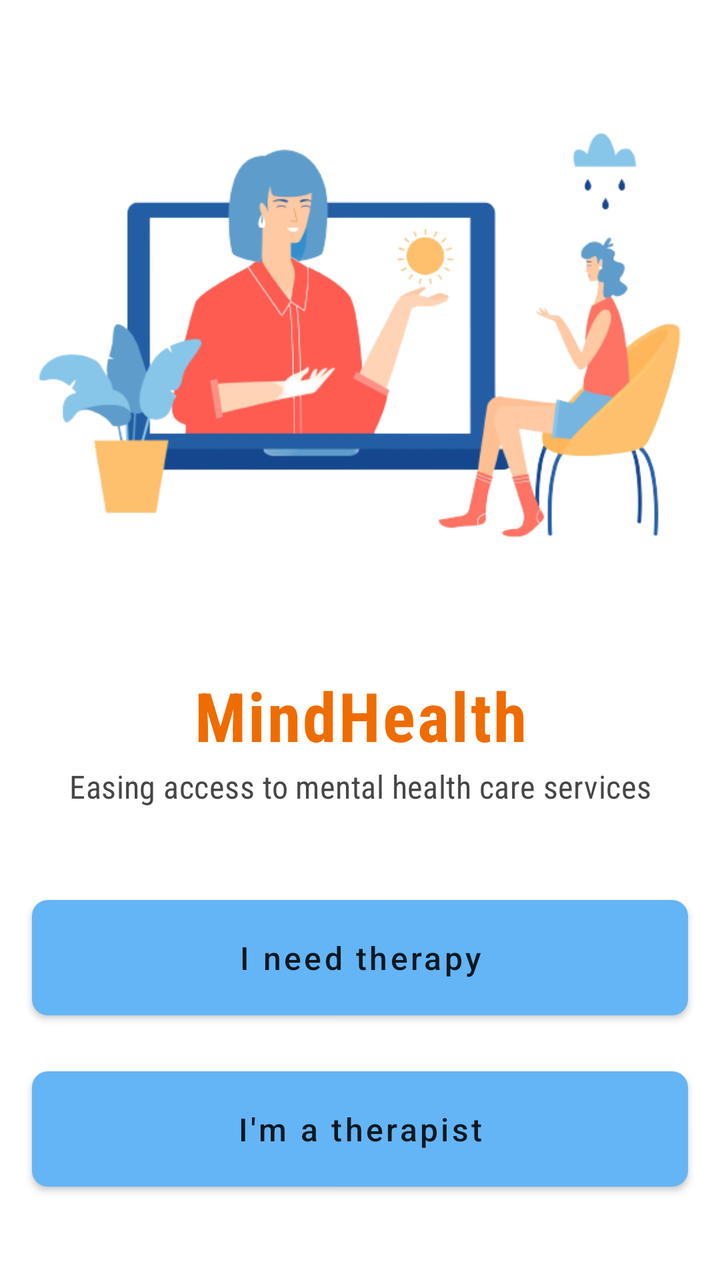
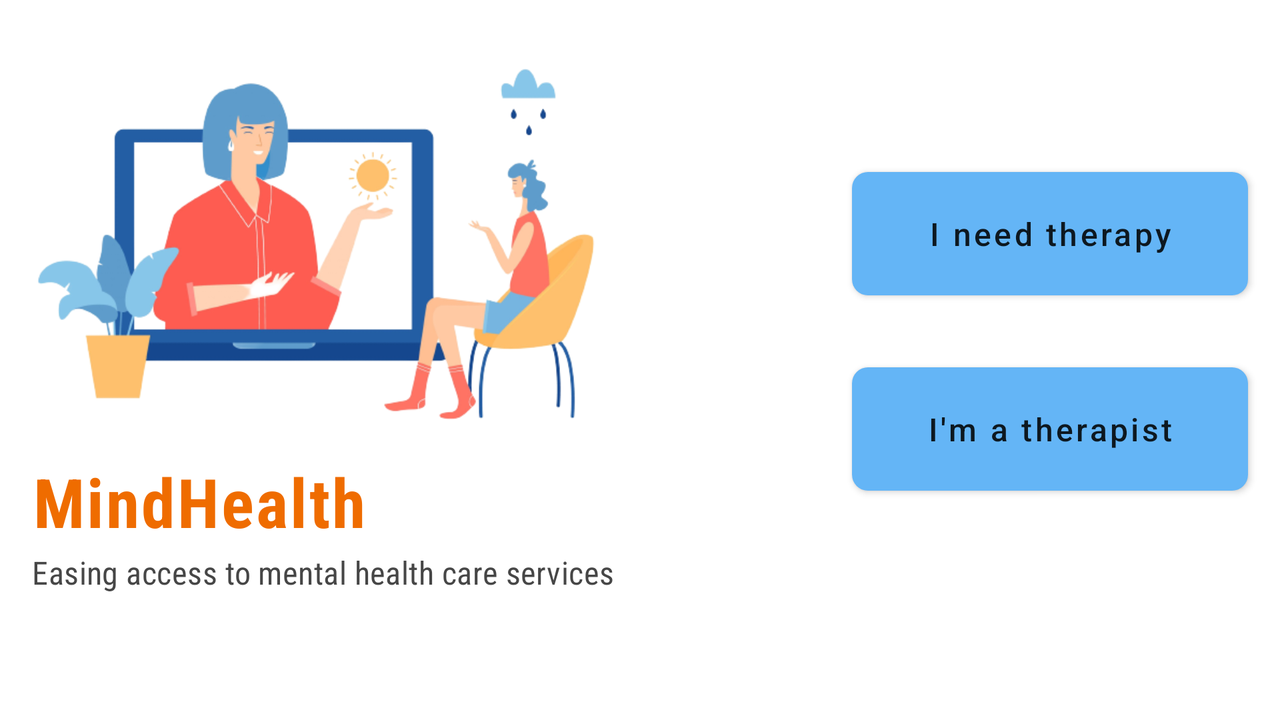

Compare how this app lays out the same screen by default and in its alternative resource folder. The renders come first, then the two layout files and the values they reference.
<!-- AndroidManifest.xml: application theme Theme.MindHealth -->
<!-- res/layout/activity_role_selection.xml -->
<?xml version="1.0" encoding="utf-8"?>
<ScrollView
    xmlns:android="http://schemas.android.com/apk/res/android"
    xmlns:app="http://schemas.android.com/apk/res-auto"
    android:layout_width="match_parent"
    android:layout_height="match_parent">
    <androidx.constraintlayout.widget.ConstraintLayout
        android:layout_width="match_parent"
        android:layout_height="wrap_content">

        <ImageView
            android:id="@+id/imageView"
            android:layout_width="0dp"
            android:layout_height="wrap_content"
            android:layout_marginStart="@dimen/screen_margin"
            android:layout_marginEnd="@dimen/screen_margin"
            android:importantForAccessibility="no"
            app:layout_constraintEnd_toEndOf="parent"
            app:layout_constraintHorizontal_bias="0.0"
            app:layout_constraintStart_toStartOf="parent"
            app:layout_constraintTop_toTopOf="parent"
            app:srcCompat="@drawable/online_counselling" />

        <TextView
            android:id="@+id/app_name_role_screen"
            android:layout_width="0dp"
            android:layout_height="wrap_content"
            android:layout_marginStart="@dimen/screen_margin"
            android:layout_marginEnd="@dimen/screen_margin"
            android:fontFamily="sans-serif-condensed"
            android:gravity="center_horizontal"
            android:text="@string/app_name"
            android:textAppearance="@style/RoleScreenTextTitle"
            app:layout_constraintEnd_toEndOf="parent"
            app:layout_constraintStart_toStartOf="parent"
            app:layout_constraintTop_toBottomOf="@+id/imageView" />

        <TextView
            android:id="@+id/txv_subtitle_role_screen"
            android:layout_width="0dp"
            android:layout_height="wrap_content"
            android:layout_marginStart="@dimen/screen_margin"
            android:layout_marginTop="2dp"
            android:layout_marginEnd="@dimen/screen_margin"
            android:fontFamily="sans-serif-condensed"
            android:gravity="center_horizontal"
            android:text="@string/role_screen_text_subtitle"
            android:textAppearance="@style/ScreenTextSubTitle"
            app:layout_constraintEnd_toEndOf="parent"
            app:layout_constraintHorizontal_bias="0.0"
            app:layout_constraintStart_toStartOf="parent"
            app:layout_constraintTop_toBottomOf="@+id/app_name_role_screen" />

        <com.google.android.material.button.MaterialButton
            android:id="@+id/btn_patient_selection"
            style="@style/ButtonText"
            android:layout_width="0dp"
            android:layout_height="wrap_content"
            android:layout_marginStart="@dimen/screen_margin"
            android:layout_marginTop="40dp"
            android:layout_marginEnd="@dimen/screen_margin"
            android:fontFamily="sans-serif-condensed-medium"
            android:paddingVertical="18dp"
            android:text="@string/btn_patient_selection_text"
            android:textAppearance="@style/ButtonText"
            android:textSize="16sp"
            app:layout_constraintEnd_toEndOf="parent"
            app:layout_constraintStart_toStartOf="parent"
            app:layout_constraintTop_toBottomOf="@+id/txv_subtitle_role_screen" />

        <com.google.android.material.button.MaterialButton
            android:id="@+id/btn_therapist_selection"
            style="@style/ButtonText"
            android:layout_width="0dp"
            android:layout_height="wrap_content"
            android:layout_marginStart="@dimen/screen_margin"
            android:layout_marginTop="@dimen/screen_margin"
            android:layout_marginEnd="@dimen/screen_margin"
            android:fontFamily="sans-serif-condensed-medium"
            android:paddingVertical="18dp"
            android:text="@string/btn_therapist_selection_text"
            android:textAppearance="@style/ButtonText"
            android:textSize="16sp"
            app:layout_constraintEnd_toEndOf="parent"
            app:layout_constraintStart_toStartOf="parent"
            app:layout_constraintTop_toBottomOf="@+id/btn_patient_selection" />
    </androidx.constraintlayout.widget.ConstraintLayout>
</ScrollView>
<!-- resources referenced by this layout -->
<resources>
  <dimen name="screen_margin">16dp</dimen>
  <!-- drawable online_counselling: png bitmap (drawable, 72468 bytes) -->
  <string name="app_name">MindHealth</string>
  <string name="btn_patient_selection_text">I need therapy</string>
  <string name="btn_therapist_selection_text">I\'m a therapist</string>
  <string name="role_screen_text_subtitle"> Easing access to mental health care services</string>
  <style name="ButtonText" parent="TextAppearance.MaterialComponents.Button">
          <item name="android:textAllCaps">false</item>
          <item name="cornerRadius">@dimen/corner_radius</item>
      </style>
  <style name="RoleScreenTextTitle" parent="TextAppearance.MaterialComponents.Headline4">
          <item name="android:textColor">@color/splash_screen_text_color</item>
          <item name="android:textStyle">bold</item>
          <item name="android:letterSpacing">.03</item>
      </style>
  <style name="ScreenTextSubTitle" parent="SubTitle">
          <item name="android:textColor">@color/color_light_black</item>
      </style>
  <style name="Theme.MindHealth" parent="Theme.MaterialComponents.DayNight.NoActionBar">
          
          <item name="colorPrimary">@color/color_primary</item>
          <item name="colorPrimaryVariant">@color/color_primary_dark</item>
          <item name="colorOnPrimary">@color/black</item>
          
          <item name="colorSecondary">@color/color_secondary</item>
          <item name="colorSecondaryVariant">@color/color_secondary_dark</item>
          <item name="colorOnSecondary">@color/black</item>
          <item name="colorError">@android:color/holo_red_light</item>
  
          
          <item name="android:statusBarColor" tools:targetApi="l">?attr/colorPrimaryVariant</item>
          
      </style>
  <dimen name="corner_radius">8dp</dimen>
  <color name="splash_screen_text_color">#EF6C00</color>
  <style name="SubTitle" parent="TextAppearance.MaterialComponents.Subtitle1" />
  <color name="color_light_black">#464646</color>
  <color name="color_primary">#64B5F6</color>
  <color name="color_primary_dark">#2286C3</color>
  <color name="black">#FF000000</color>
  <color name="color_secondary">#F6A564</color>
  <color name="color_secondary_dark">#C07637</color>
</resources>
<!-- res/layout-land/activity_role_selection.xml (the repository's variant of the layout above) -->
<!-- drawn on the phone turned sideways -->
<?xml version="1.0" encoding="utf-8"?>
<ScrollView
    xmlns:android="http://schemas.android.com/apk/res/android"
    xmlns:app="http://schemas.android.com/apk/res-auto"
    android:layout_width="match_parent"
    android:layout_height="match_parent">
    <androidx.constraintlayout.widget.ConstraintLayout
        android:layout_width="match_parent"
        android:layout_height="wrap_content">

        <ImageView
            android:id="@+id/imageView"
            android:layout_width="0dp"
            android:layout_height="180dp"
            android:layout_marginStart="@dimen/screen_margin"
            android:layout_marginTop="32dp"
            android:layout_marginEnd="@dimen/screen_margin"
            android:importantForAccessibility="no"
            android:scaleType="fitStart"
            app:layout_constraintEnd_toStartOf="@id/guideline8"
            app:layout_constraintStart_toStartOf="parent"
            app:layout_constraintTop_toTopOf="parent"
            app:srcCompat="@drawable/online_counselling" />

        <TextView
            android:id="@+id/app_name_role_screen"
            android:layout_width="0dp"
            android:layout_height="wrap_content"
            android:layout_marginStart="@dimen/screen_margin"
            android:layout_marginTop="@dimen/screen_margin"
            android:fontFamily="sans-serif-condensed"
            android:text="@string/app_name"
            android:textAlignment="viewStart"
            android:textAppearance="@style/RoleScreenTextTitle"
            app:layout_constraintEnd_toStartOf="@id/guideline8"
            app:layout_constraintStart_toStartOf="parent"
            app:layout_constraintTop_toBottomOf="@+id/imageView" />

        <TextView
            android:id="@+id/txv_subtitle_role_screen"
            android:layout_width="0dp"
            android:layout_height="wrap_content"
            android:layout_marginStart="@dimen/screen_margin"
            android:layout_marginTop="2dp"
            android:fontFamily="sans-serif-condensed"
            android:text="@string/role_screen_text_subtitle"
            android:textAlignment="viewStart"
            android:textAppearance="@style/ScreenTextSubTitle"
            app:layout_constraintEnd_toStartOf="@id/guideline8"
            app:layout_constraintStart_toStartOf="parent"
            app:layout_constraintTop_toBottomOf="@+id/app_name_role_screen" />

        <com.google.android.material.button.MaterialButton
            android:id="@+id/btn_patient_selection"
            style="@style/ButtonText"
            android:layout_width="0dp"
            android:layout_height="wrap_content"
            android:layout_marginStart="@dimen/screen_margin"
            android:layout_marginTop="80dp"
            android:layout_marginEnd="@dimen/screen_margin"
            android:fontFamily="sans-serif-condensed-medium"
            android:paddingVertical="20dp"
            android:text="@string/btn_patient_selection_text"
            android:textAppearance="@style/ButtonText"
            android:textSize="16sp"
            app:layout_constraintEnd_toEndOf="parent"
            app:layout_constraintStart_toEndOf="@id/guideline8"
            app:layout_constraintTop_toTopOf="parent" />

        <com.google.android.material.button.MaterialButton
            android:id="@+id/btn_therapist_selection"
            style="@style/ButtonText"
            android:layout_width="0dp"
            android:layout_height="wrap_content"
            android:layout_marginStart="@dimen/screen_margin"
            android:layout_marginTop="24dp"
            android:layout_marginEnd="@dimen/screen_margin"
            android:fontFamily="sans-serif-condensed-medium"
            android:paddingVertical="20dp"
            android:text="@string/btn_therapist_selection_text"
            android:textAppearance="@style/ButtonText"
            android:textSize="16sp"
            app:layout_constraintEnd_toEndOf="parent"
            app:layout_constraintStart_toEndOf="@id/guideline8"
            app:layout_constraintTop_toBottomOf="@+id/btn_patient_selection" />

    <androidx.constraintlayout.widget.Guideline
        android:id="@+id/guideline8"
        android:layout_width="wrap_content"
        android:layout_height="wrap_content"
        android:orientation="vertical"
        app:layout_constraintGuide_begin="410dp" />
    </androidx.constraintlayout.widget.ConstraintLayout>
</ScrollView>
